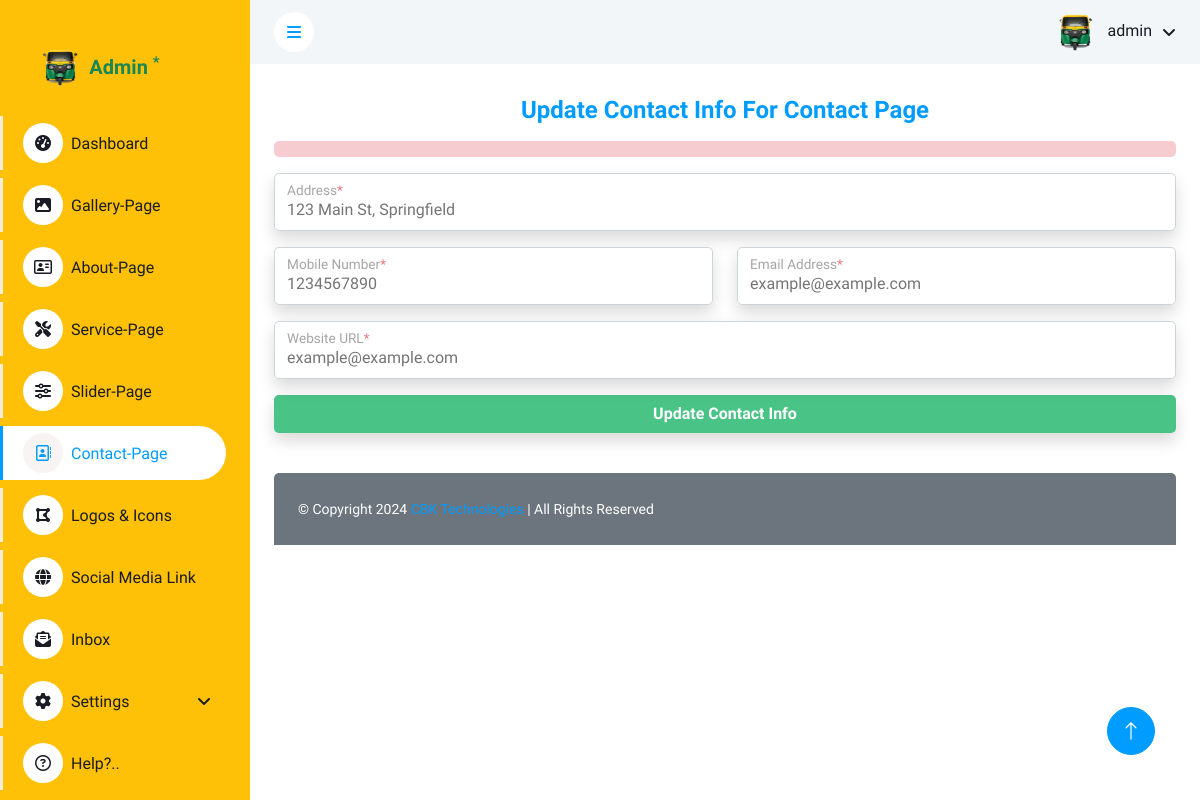
The page /admin/dash/contact-info.php (signed in) on the database its author committed.
### tables this page shows
CREATE TABLE `contact_info` (
  `id` int(11) NOT NULL,
  `address` text NOT NULL,
  `mobile` varchar(15) NOT NULL,
  `email` varchar(100) NOT NULL,
  `website_url` varchar(255) DEFAULT NULL,
  `created_at` timestamp NOT NULL DEFAULT current_timestamp(),
  `updated_at` timestamp NOT NULL DEFAULT current_timestamp() ON UPDATE current_timestamp()
);

### admin/config/function.php (called while the page is built, shortened)
<?php
function getvalfield($con, $table, $field, $where)
{
    $sql = "select $field from $table where $where";
    $getvalue =  mysqli_query($con, $sql);
    $getval   =  mysqli_fetch_row($getvalue);
    return $getval[0];
}

### admin/dash/contact-info.php (the view, shortened to what this page needs)
<?php
include('../config/dbconnection.php');
$tblname = "contact_info";
$page_name = basename($_SERVER['PHP_SELF']);
$address = getvalfield($conn, $tblname, "address", "1");
$mobile = getvalfield($conn, $tblname, "mobile", "1");
$email = getvalfield($conn, $tblname, "email", "1");
$website_url = getvalfield($conn, $tblname, "email", "1");
?>
<?php include('../includes/header.php') ?>
<?php include('../includes/sidebar.php') ?>
<?php include('../includes/navbar.php') ?>
<form action="" method="POST" enctype="multipart/form-data">
    <div class="container-fluid px-4 pt-4">
        <h4 class="text-center fw-bolder text-primary mb-3">Update Contact Info For Contact Page</h4>
        <hr class="text-danger p-2 rounded">
        <div class="row">
            <div class="col-lg-12 col-md-12 col-sm-12">
                <div class="form-group shadow position-relative">
                    <div class="form-floating mb-3">
                        <input type="text" class="form-control" placeholder="Address" name="address" id="address" value="<?= $address ?>">
                        <label for="address">Address<span class="text-danger">*</span></label>
                    </div>
                </div>
            </div>
            <div class="col-lg-6 col-md-12 col-sm-12">
                <div class="form-group shadow position-relative">
                    <div class="form-floating mb-3">
                        <input type="text" class="form-control" placeholder="Mobile Number" name="mobile" id="mobile" value="<?= $mobile ?>">
                        <label for="mobile">Mobile Number<span class="text-danger">*</span></label>
                    </div>
                </div>
            </div>
            <div class="col-lg-6 col-md-12 col-sm-12">
                <div class="form-group shadow position-relative">
                    <div class="form-floating mb-3">
                        <input type="email" class="form-control" placeholder="Email Address" name="email" id="email" value="<?= $email ?>">
                        <label for="email">Email Address<span class="text-danger">*</span></label>
                    </div>
                </div>
            </div>
            <div class="col-lg-12 col-md-12 col-sm-12">
                <div class="form-group shadow position-relative">
                    <div class="form-floating mb-3">
                        <input type="url" class="form-control" placeholder="Website URL" name="website_url" id="website_url" value="<?= $website_url ?>" required>
                        <label for="website_url">Website URL<span class="text-danger">*</span></label>
                    </div>
                </div>
            </div>
            <div class="col-lg-12 text-center mb-3">
                <div class="form-group">
                    <button class="col-12 text-white btn text-center shadow" id="UpdateContactInfo" type="submit" style="background-color:#4ac387;" name="UpdateContactInfo"><b>Update Contact Info</b></button>
                </div>
            </div>
        </div>
    </div>
</form>
<?php include('../includes/footer.php'); ?>

### admin/includes/sidebar.php (shortened to what this page needs)
<?php
$username = $_SESSION['username'];
$profile_picture = getvalfield($conn, "adminlogin", "profile_picture", "username='$username'");
?>
<div class="sidebar pe-4 pb-3 bg-warning">
    <nav class="navbar">
        <div class="d-flex align-items-center ms-2 mb-4" style="height: 50px;width: 185px;justify-content: center;">
            <div class="ms-0 d-flex">
                <img class="rounded me-lg-2" src="../dash/uploads/<?= $profile_picture ?>" alt="" style="width: 40px; height: 40px;">
                <h5 class="mb-0 text-success mt-2">Admin <sup class="text-success fw-bolder">*</sup></h5>
            </div>
        </div>
        <div class="navbar-nav w-100">
            <a href="../dash/" class="nav-item nav-link <?= ($page_name == 'index.php') ? 'active' : ''; ?>"><i class="fa fa-tachometer-alt me-2"></i>Dashboard</a>
            <a href="../dash/gallery.php" class="nav-item nav-link mt-2 <?= ($page_name == 'gallery.php') ? 'active' : ''; ?>"><i class="fas fa-image me-2"></i>Gallery-Page</a>
            <a href="../dash/about.php" class="nav-item nav-link mt-2 <?= ($page_name == 'about.php') ? 'active' : ''; ?>"><i class="fa-regular fa-address-card me-2"></i>About-Page</a>
            <a href="../dash/service.php" class="nav-item nav-link mt-2 <?= ($page_name == 'service.php') ? 'active' : ''; ?>"><i class="fas fa-tools me-2"></i>Service-Page</a>
            <a href="../dash/slider.php" class="nav-item nav-link mt-2 <?= ($page_name == 'slider.php') ? 'active' : ''; ?>"><i class="fas fa-sliders-h me-2"></i>Slider-Page</a>
            <a href="../dash/contact-info.php" class="nav-item nav-link mt-2 <?= ($page_name == 'contact-info.php') ? 'active' : ''; ?>"><i class="fa-regular fa-address-book me-2"></i>Contact-Page</a>
            <a href="../dash/logo-icon.php" class="nav-item nav-link mt-2 <?= ($page_name == 'logo-icon.php') ? 'active' : ''; ?>"><i class="fa-solid fa-draw-polygon me-2"></i>Logos & Icons</a>
            <a href="../dash/social-media.php" class="nav-item nav-link mt-2 <?= ($page_name == 'social-media.php') ? 'active' : ''; ?>"><i class="fa-solid fa-globe me-2"></i>Social Media Link</a>
            <a href="../dash/inbox.php" class="nav-item nav-link mt-2 <?= ($page_name == 'inbox.php') ? 'active' : ''; ?>"><i class="fa-solid fa-envelope-open-text me-2"></i>Inbox</a>
            <div class="nav-item dropdown mt-2">
                <a href="#" class="nav-link dropdown-toggle" data-bs-toggle="dropdown"><i class="fas fa-cog me-2"></i>Settings</a>
            </div>
            <a href="../dash/help.php" class="nav-item nav-link mt-2 <?= ($page_name == 'help.php') ? 'active' : ''; ?>"><i class="fa-regular fa-circle-question me-2"></i>Help?..</a>
        </div>
    </nav>
</div>

### admin/includes/navbar.php (shortened to what this page needs)
<?php
$username=$_SESSION['username'];
$profile_picture = getvalfield($conn, "adminlogin", "profile_picture", "username='$username'");
?>
<div class="content">
    <nav class="navbar navbar-expand bg-light navbar-light sticky-top px-4 py-0">
        <a href="#" class="sidebar-toggler flex-shrink-0">
            <i class="fa fa-bars"></i>
        </a>
        <div class="navbar-nav align-items-center ms-auto">
            <div class="nav-item dropdown">
                <a href="#" class="nav-link dropdown-toggle" data-bs-toggle="dropdown">
                    <img class="rounded-circle me-lg-2" src="../dash/uploads/<?=$profile_picture?>" alt="" style="width: 40px; height: 40px;">
                    <span class="d-none d-lg-inline-flex"><?=$username;?></span>
                </a>
            </div>
        </div>
    </nav>

### admin/css/style.css (style rules this page uses)
:root { --primary: #009CFF; --light: #f9f3f3df; --dark: #191C24; }
.btn { transition: .5s; }
.sidebar { position: fixed; top: 0; left: 0; bottom: 0; width: 250px; height: 100vh; overflow-y: auto; background: var(--light); transition: 0.5s; z-index: 999; }
.content { margin-left: 250px; min-height: 100vh; background: #FFFFFF; transition: 0.5s; }
@media (min-width: 992px) { .sidebar { margin-left: 0; } }
@media (min-width: 992px) { .content { width: calc(100% - 250px); } }
.sidebar .navbar .navbar-nav .nav-link { padding: 7px 20px; color: var(--dark); font-weight: 500; border-left: 3px solid var(--light); border-radius: 0 30px 30px 0; outline: none; }
.sidebar .navbar .navbar-nav .nav-link:hover, .sidebar .navbar .navbar-nav .nav-link.active { color: var(--primary); background: #FFFFFF; border-color: var(--primary); }
.sidebar .navbar .navbar-nav .nav-link i { width: 40px; height: 40px; display: inline-flex; align-items: center; justify-content: center; background: #FFFFFF; border-radius: 40px; }
.sidebar .navbar .navbar-nav .nav-link:hover i, .sidebar .navbar .navbar-nav .nav-link.active i { background: var(--light); }
.sidebar .navbar .dropdown-toggle::after { position: absolute; top: 15px; right: 15px; border: none; content: "\f107"; font-family: "Font Awesome 5 Free"; font-weight: 900; transition: .5s; }
.content .navbar .navbar-nav .nav-link { margin-left: 25px; padding: 12px 0; color: var(--dark); outline: none; }
.content .navbar .sidebar-toggler, .content .navbar .navbar-nav .nav-link i { width: 40px; height: 40px; display: inline-flex; align-items: center; justify-content: center; background: #FFFFFF; border-radius: 40px; }
.content .navbar .dropdown-toggle::after { margin-left: 6px; vertical-align: middle; border: none; content: "\f107"; font-family: "Font Awesome 5 Free"; font-weight: 900; transition: .5s; }
.shadow { border-radius: 5px; }

### rows shown on the page
contact_info: address "123 Main St, Springfield", mobile "1234567890", email "example@example.com", website_url "example@example.com"

### other values the page prints
$username "admin"
